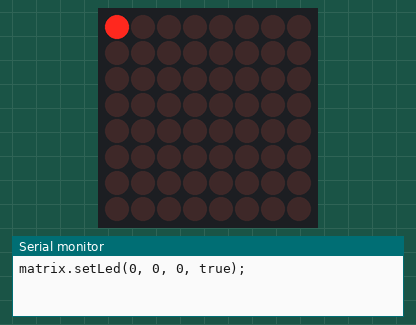
This sketch was run on a simulated Arduino Uno, built with avr-gcc and run on an emulated ATmega328P. On the bench: 8×8 LED matrix, the last lines printed to the serial monitor.

Above: at 0.1 s.
At 6.1 s:
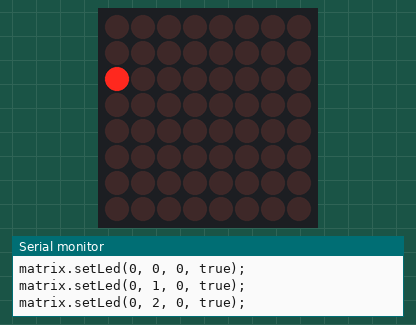
At 9.1 s:
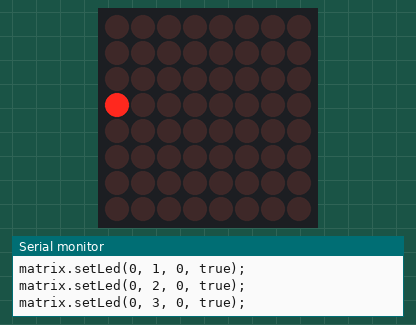
At 18.1 s:
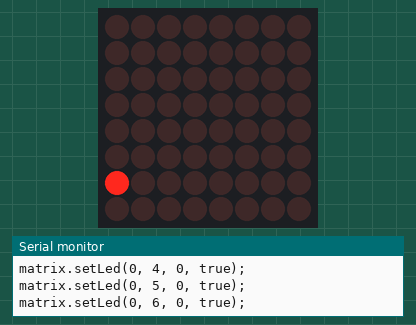
At 27.1 s:
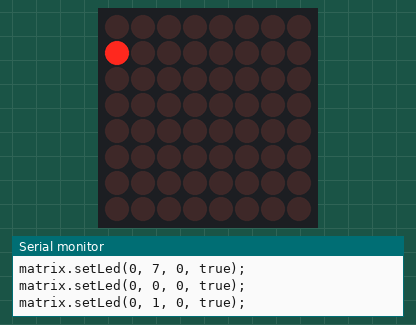
At 36.1 s:
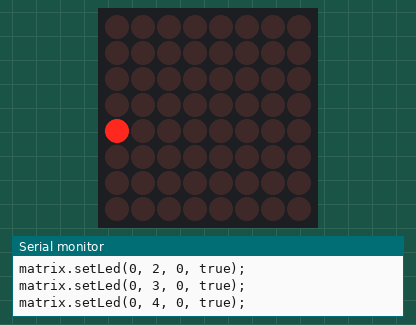

The sketch:

led-matrix-test.ino
```cpp
 #include "LedControl.h"

// 12 is for the data pin
// 11 is for the CLK pin
// 10 is for the CS pin
LedControl matrix = LedControl(12, 11, 10, 1);

void setup() {
  // put your setup code here, to run once:
  matrix.shutdown(0, false); // wake up the led matrix
  matrix.setIntensity(0, 8); // sets the brigtness of the leds
  matrix.clearDisplay(0); // clear everything
  Serial.begin(115200);
  Serial.setTimeout(10);
}

void loop() {
  // put your main code here, to run repeatedly:
  for (int i = 0; i < 8; i += 1) {
    matrix.setLed(0, i, 0, true);
    Serial.println("matrix.setLed(0, " + String(i) + ", 0, true);");
    delay(2000);
    matrix.setLed(0, i, 0, false);
    delay(1000);
  }
}
```

Measured:
- what the display in image 1 shows lasts 2.0 s, from 6.0 s to 8.0 s
